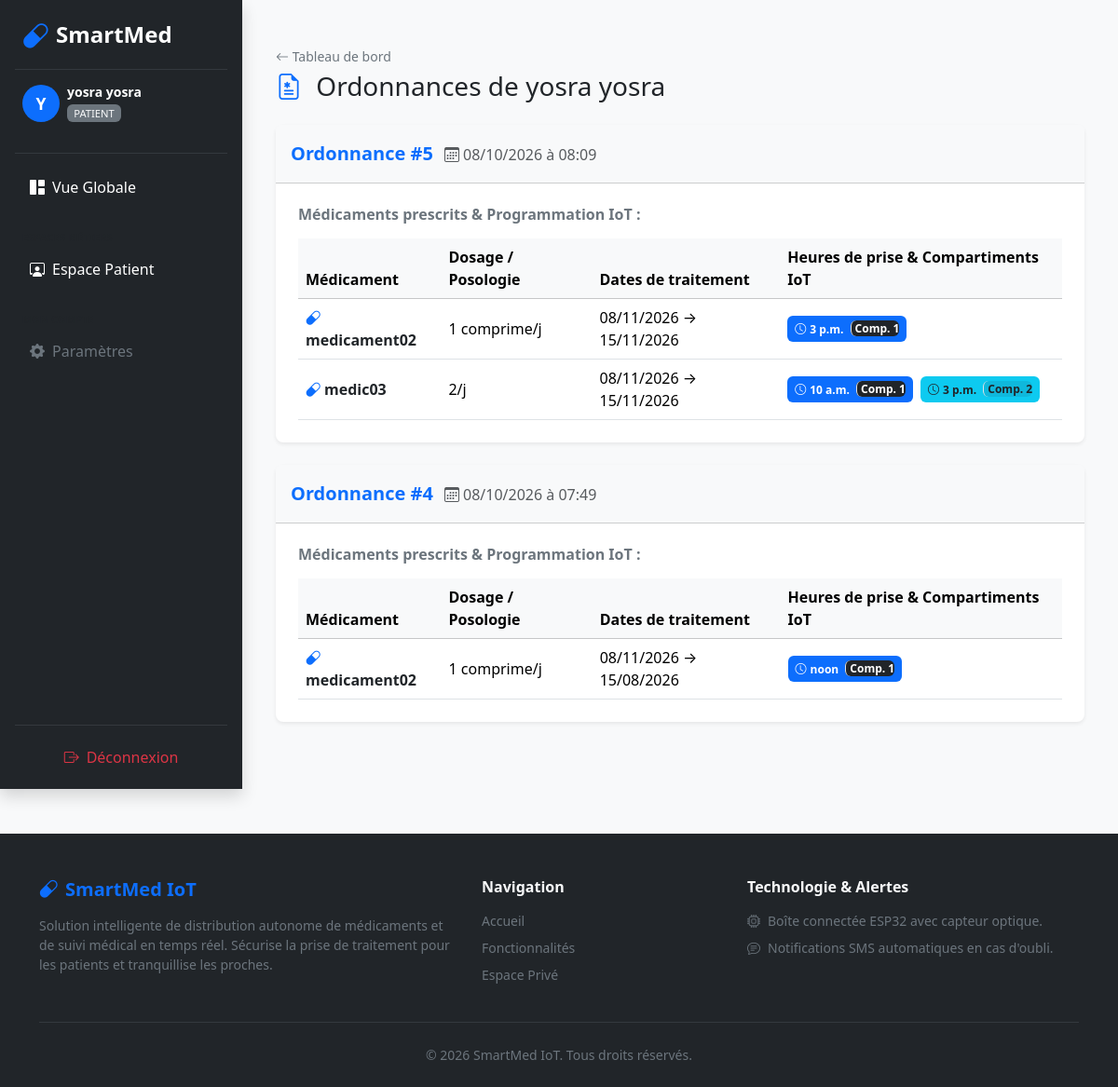
The app's page /prescriptions/patient/7/ (signed in), older data.
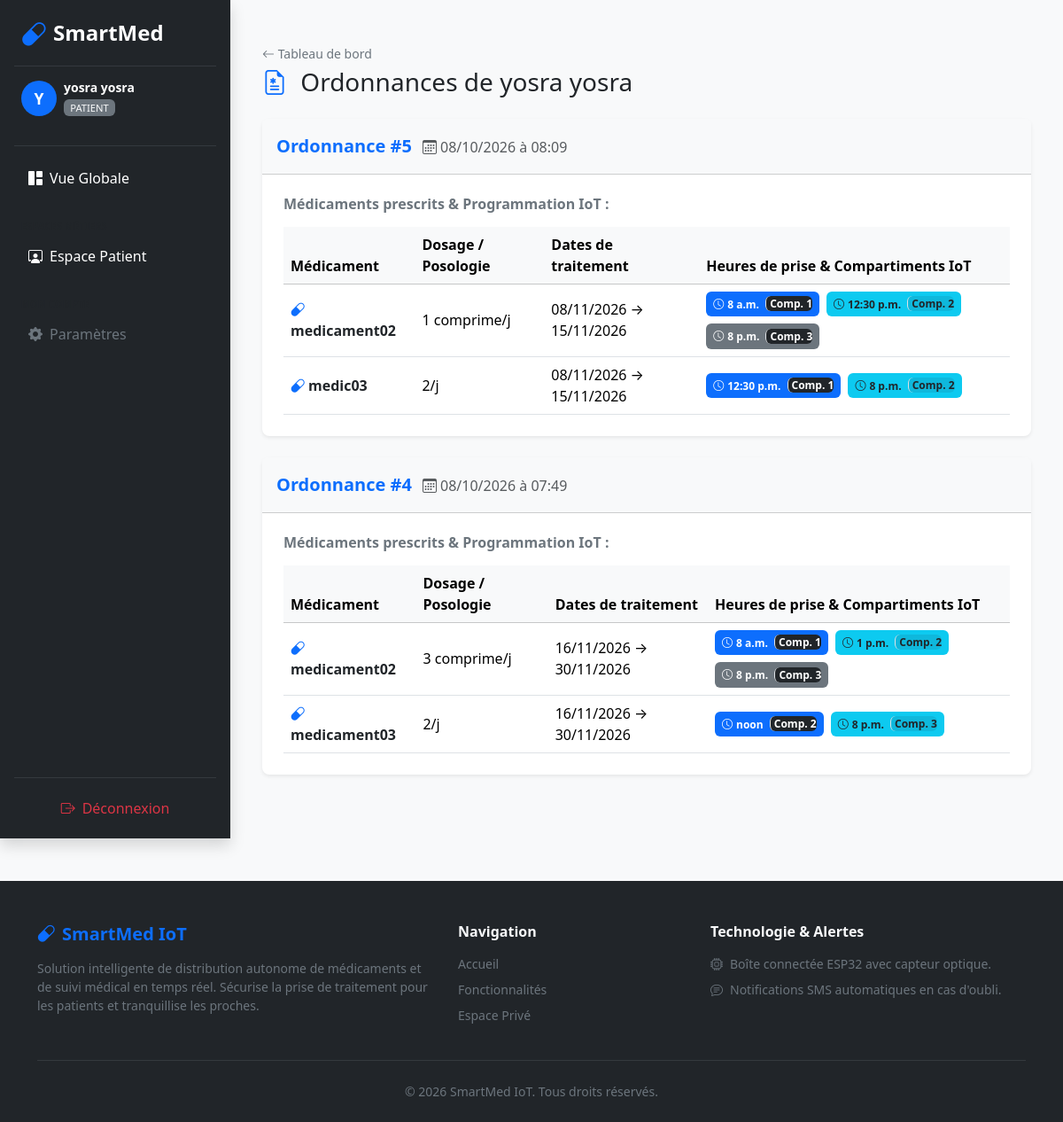
The same page, newer data.
### prescriptions/models.py (models this page shows, shortened)
class Prescription(models.Model):
    doctor = models.ForeignKey(
        User,
        on_delete=models.CASCADE,
        related_name='prescriptions_given',
        limit_choices_to={'role': 'DOCTOR'},
        null=True,
        blank=True
    )
    patient = models.ForeignKey(
        User,
        on_delete=models.CASCADE,
        related_name='prescriptions_received',
        limit_choices_to={'role': 'PATIENT'}
    )
    notes = models.TextField(blank=True, null=True, verbose_name="Instructions / Remarques globales")
    created_at = models.DateTimeField(default=timezone.now)
    updated_at = models.DateTimeField(auto_now=True)
    class Meta:
        ordering = ['-created_at']
        verbose_name = "Prescription"
        verbose_name_plural = "Prescriptions"

class PrescriptionItem(models.Model):
    prescription = models.ForeignKey(
        Prescription,
        on_delete=models.CASCADE,
        related_name='items'
    )
    medication_name = models.CharField(max_length=150, verbose_name="Nom du médicament")
    dosage = models.CharField(max_length=100, null=True, blank=True, verbose_name="Dosage / Posologie")
    start_date = models.DateField(null=True, blank=True, verbose_name="Date de début")
    end_date = models.DateField(null=True, blank=True, verbose_name="Date de fin")
    intake_time_1 = models.TimeField(null=True, blank=True, verbose_name="Heure Prise 1")
    compartment_1 = models.PositiveIntegerField(default=1, null=True, blank=True, verbose_name="Compartiment Prise 1")
    intake_time_2 = models.TimeField(null=True, blank=True, verbose_name="Heure Prise 2")
    compartment_2 = models.PositiveIntegerField(default=2, null=True, blank=True, verbose_name="Compartiment Prise 2")
    intake_time_3 = models.TimeField(null=True, blank=True, verbose_name="Heure Prise 3")
    compartment_3 = models.PositiveIntegerField(default=3, null=True, blank=True, verbose_name="Compartiment Prise 3")
    item_notes = models.TextField(blank=True, null=True, verbose_name="Consignes spécifiques")

### prescriptions/views.py (the view, shortened to what this page needs)
# urls.py: path('patient/<int:patient_id>/', views.list_patient_prescriptions, name='patient-prescriptions'),
@login_required
def list_patient_prescriptions(request, patient_id):
    patient = get_object_or_404(User, id=patient_id)
    is_doctor = getattr(request.user, 'is_doctor', False)
    if callable(is_doctor):
        is_doctor = is_doctor()
    if not is_doctor and getattr(request.user, 'role', None) == User.Role.DOCTOR:
        is_doctor = True
    if request.user != patient and not is_doctor and not request.user.is_staff:
        raise PermissionDenied("Accès non autorisé.")
    prescriptions = Prescription.objects.filter(patient=patient).prefetch_related('items').order_by('-created_at')
    return render(request, 'prescriptions/prescription_list.html', {
        'patient': patient,
        'prescriptions': prescriptions
    })

### accounts/models.py (called while the page is built)
    @property
    def is_doctor(self):
        return self.role == self.Role.DOCTOR

### prescriptions/templates/prescriptions/prescription_list.html (shortened to what the changed rows need)
{% extends "base.html" %}
{% block content %}
<div class="container py-4">
    {% if prescriptions %}
        <div class="row">
            {% for ordonnance in prescriptions %}
                <div class="col-12 mb-4">
                    <div class="card shadow-sm border-0 rounded-3">
                        <div class="card-header bg-light d-flex justify-content-between align-items-center py-3">
                            <div>
                                <strong class="text-primary fs-5">Ordonnance #{{ ordonnance.id }}</strong>
                                <span class="text-muted ms-2 fs-6">
                                    <i class="bi bi-calendar3 me-1"></i>{{ ordonnance.created_at|date:"d/m/Y à H:i" }}
                                </span>
                            </div>
                        </div>
                        <div class="card-body p-4">
                            <h6 class="fw-bold mb-3 text-secondary">Médicaments prescrits & Programmation IoT :</h6>
                            <div class="table-responsive">
                                <table class="table table-hover align-middle mb-0">
                                    <thead class="table-light">
                                        <tr>
                                            <th>Médicament</th>
                                            <th>Dosage / Posologie</th>
                                            <th>Dates de traitement</th>
                                            <th>Heures de prise & Compartiments IoT</th>
                                        </tr>
                                    </thead>
                                    <tbody>
                                        {% for item in ordonnance.items.all %}
                                            <tr>
                                                <td class="fw-bold text-dark">
                                                    <i class="bi bi-capsule me-1 text-primary"></i>{{ item.medication_name }}
                                                </td>
                                                <td>{{ item.dosage|default:"Non spécifié" }}</td>
                                                <td>
                                                    {% if item.start_date and item.end_date %}
                                                        {{ item.start_date|date:"d/m/Y" }} → {{ item.end_date|date:"d/m/Y" }}
                                                    {% else %}
                                                        <span class="text-muted">-</span>
                                                    {% endif %}
                                                </td>
                                                <td>
                                                    <div class="d-flex flex-wrap gap-2">
                                                        {% if item.intake_time_1 %}
                                                            <span class="badge bg-primary p-2">
                                                                <i class="bi bi-clock me-1"></i>{{ item.intake_time_1 }}
                                                                <span class="ms-1 border-start ps-1 bg-dark bg-opacity-20 rounded">
                                                                    Comp. {{ item.compartment_1|default:1 }}
                                                                </span>
                                                            </span>
                                                        {% endif %}
                                                        {% if item.intake_time_2 %}
                                                            <span class="badge bg-info text-dark p-2">
                                                                <i class="bi bi-clock me-1"></i>{{ item.intake_time_2 }}
                                                                <span class="ms-1 border-start ps-1 bg-dark bg-opacity-10 rounded">
                                                                    Comp. {{ item.compartment_2|default:2 }}
                                                                </span>
                                                            </span>
                                                        {% endif %}
                                                        {% if item.intake_time_3 %}
                                                            <span class="badge bg-secondary p-2">
                                                                <i class="bi bi-clock me-1"></i>{{ item.intake_time_3 }}
                                                                <span class="ms-1 border-start ps-1 bg-dark bg-opacity-20 rounded">
                                                                    Comp. {{ item.compartment_3|default:3 }}
                                                                </span>
                                                            </span>
                                                        {% endif %}
                                                    </div>
                                                </td>
                                            </tr>
                                        {% empty %}
                                            <tr>
                                                <td colspan="4" class="text-muted text-center py-3">
                                                    Aucun médicament associé à cette ordonnance.
                                                </td>
                                            </tr>
                                        {% endfor %}
                                    </tbody>
                                </table>
                            </div>
                        </div>
                    </div>
                </div>
            {% endfor %}
        </div>
    {% endif %}
</div>
{% endblock %}

Row changes from the older to the newer data that the page shows:
changed PrescriptionItem "1 comprime/j": intake_time_1 "3 p.m." → "8 a.m."; intake_time_2 (not shown) → "12:30 p.m."; compartment_2 (not shown) → "2"; intake_time_3 (not shown) → "8 p.m."; compartment_3 (not shown) → "3"
changed PrescriptionItem "medic03": intake_time_1 "10 a.m." → "12:30 p.m."; intake_time_2 "3 p.m." → "8 p.m."
changed PrescriptionItem: dosage "1 comprime/j" → "3 comprime/j"; start_date "08/11/2026" → "16/11/2026"; end_date "15/08/2026" → "30/11/2026"; intake_time_1 "noon" → "8 a.m."; intake_time_2 (not shown) → "1 p.m."; compartment_2 (not shown) → "2"; intake_time_3 (not shown) → "8 p.m."; compartment_3 (not shown) → "3"
added PrescriptionItem: medication_name "medicament03", dosage "2/j", start_date "16/11/2026", end_date "30/11/2026", intake_time_1 "noon", compartment_1 "2", intake_time_2 "8 p.m.", compartment_2 "3", shown under Prescription id 4
